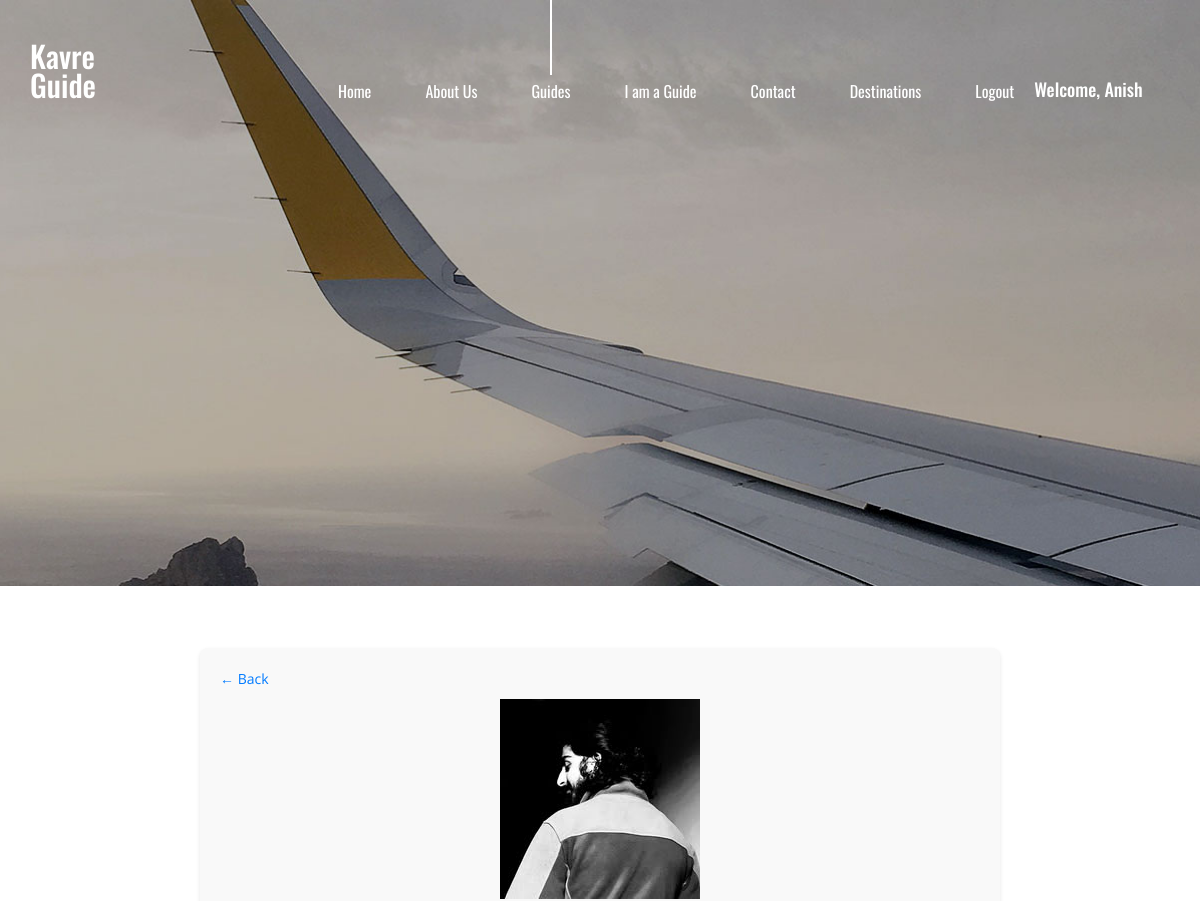
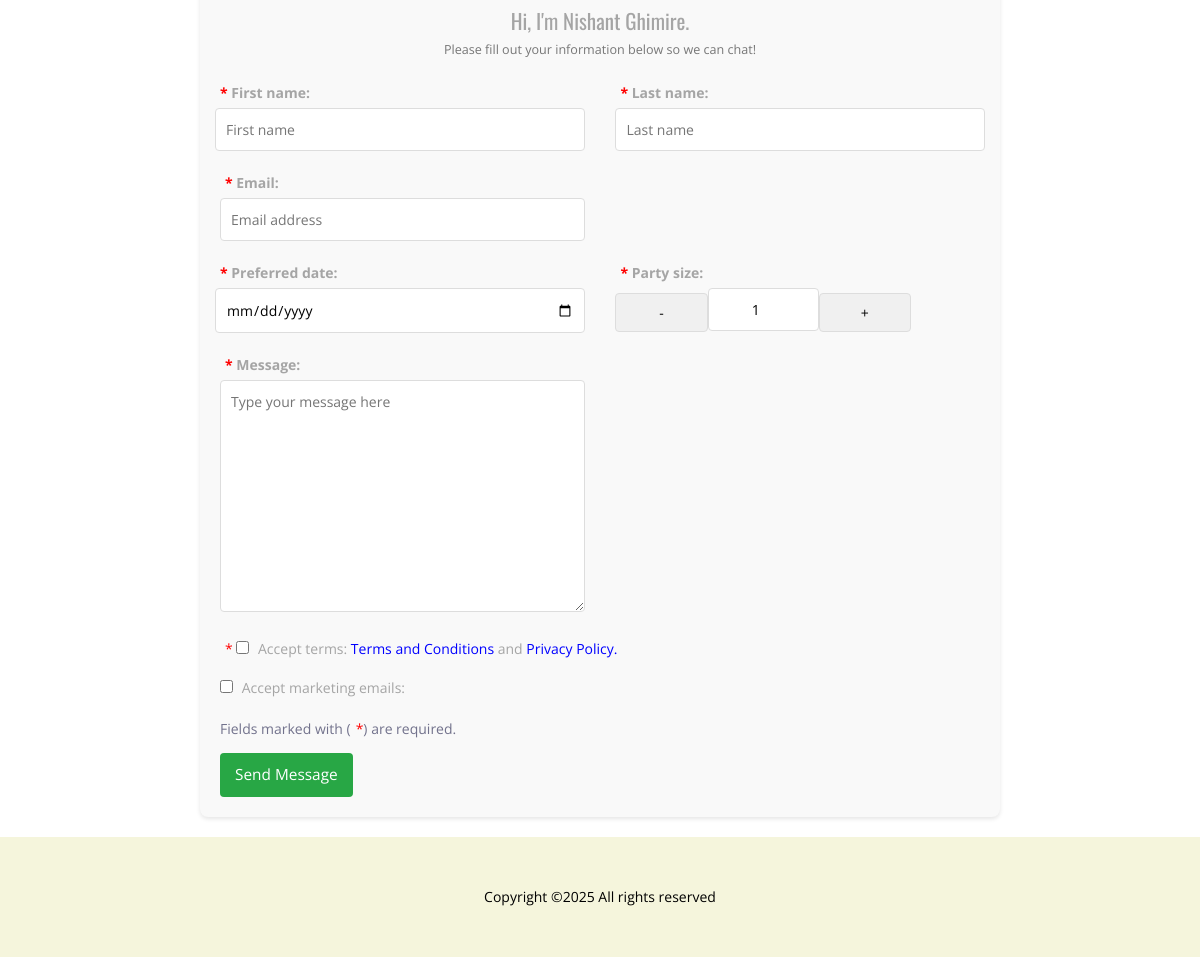
The page /accounts/contact_guide/1/ (signed in) on the database its author committed (2 pictures, top to bottom).
### travello/models.py (models this page shows, shortened)
class Guide(models.Model):
    CIVILITY_CHOICES = [
        ('Mr', 'Mr'),
        ('Mrs', 'Mrs'),
        ('Ms', 'Ms'),
    ]
    civility = models.CharField(max_length=10, choices=CIVILITY_CHOICES)
    first_name = models.CharField(max_length=50)
    last_name = models.CharField(max_length=50)
    email = models.EmailField()
    phone_number = models.CharField(max_length=15, blank=True, null=True)
    country = models.CharField(max_length=100)
    city_or_region = models.CharField(max_length=100)
    mother_tongue = models.CharField(max_length=50)
    tour_languages = models.TextField(help_text="Comma-separated list of languages")
    presentation = models.TextField()
    photo = models.ImageField(upload_to="pics/")
    certified_guide = models.BooleanField(default=False)
    guide_card = models.FileField(upload_to="pics/", blank=True, null=True)
    message = models.TextField(blank=True, null=True)
    created_at = models.DateTimeField(auto_now_add=True)
    price = models.DecimalField(max_digits=10, decimal_places=2, default=0.00)
    username = models.CharField(max_length=150, unique=True)
    password = models.CharField(max_length=128)  # Password field for hashing
    users = models.ManyToManyField('auth.User', blank=True, related_name='userss')

### accounts/views.py (the view)
# urls.py: path('contact_guide/<int:guide_id>/', views.contact_guide, name='contact_guide'),
@login_required
def contact_guide(request, guide_id):
    guide = get_object_or_404(Guide, pk=guide_id)
    if request.method == 'POST':
        form = BookingForm(request.POST)
        if form.is_valid():
            message_content = request.POST.get('message')
            booking = Booking(
                first_name=form.cleaned_data['first_name'],
                last_name=form.cleaned_data['last_name'],
                email=form.cleaned_data['email'],
                preferred_date=form.cleaned_data['preferred_date'],
                party_size=form.cleaned_data['party_size'],
                message=message_content,
                accept_terms=form.cleaned_data['accept_terms'],
                accept_marketing_emails=form.cleaned_data['accept_marketing_emails'],
                guide=guide,
                user=request.user
            )
            booking.save()
            try:
                 recipient_user = User.objects.get(username = guide.username)
            except User.DoesNotExist:
                messages.error(request, "The user associated with the guide does not exist")
                return redirect(reverse('index'))
            Message.objects.create(
                sender=request.user,
                recipient=recipient_user,  # Use the User instance of the guide
                content=message_content,
                booking=booking
            )
            message = "Thank you for contacting " + guide.first_name + " " + guide.last_name + ". We will reach out to you soon."
            messages.success(request, message)
            return redirect(reverse('index'))
    else:
        form = BookingForm()
    return render(request, 'message.html', {'form': form, 'guide':guide})

### accounts/forms.py
class BookingForm(forms.ModelForm):
    class Meta:
        accept_terms = forms.BooleanField(required=True)
        model = Booking
        fields = [
            'first_name',
            'last_name',
            'email',
            'preferred_date',
            'party_size',
            'message',
            'accept_terms',
            'accept_marketing_emails'
        ]
        widgets = {
            'first_name': forms.TextInput(attrs={'placeholder': 'First name'}),
            'last_name': forms.TextInput(attrs={'placeholder': 'Last name'}),
            'email': forms.TextInput(attrs={'placeholder': 'Email address'}),
            'preferred_date': forms.DateInput(attrs={'type': 'date'}),
            'party_size': forms.NumberInput(attrs={'class': 'party-size'}),
            'message': forms.Textarea(attrs={'placeholder': 'Type your message here'}),
        }

### templates/message.html (shortened to what this page needs)
{% load static %}
<!DOCTYPE html>
<html lang="en">
<head>
    <link rel="stylesheet" href="https://cdnjs.cloudflare.com/ajax/libs/font-awesome/6.0.0-beta3/css/all.min.css">
    <link rel="stylesheet" type="text/css" href="{% static 'styles/bootstrap4/bootstrap.min.css' %}">
    <link href="{% static 'plugins/font-awesome-4.7.0/css/font-awesome.min.css' %}" rel="stylesheet" type="text/css">
    <link rel="stylesheet" type="text/css" href="{% static 'plugins/OwlCarousel2-2.2.1/owl.carousel.css' %}">
    <link rel="stylesheet" type="text/css" href="{% static 'plugins/OwlCarousel2-2.2.1/owl.theme.default.css' %}">
    <link rel="stylesheet" type="text/css" href="{% static 'plugins/OwlCarousel2-2.2.1/animate.css' %}">
    <link rel="stylesheet" type="text/css" href="{% static 'styles/destinations.css' %}">
    <link rel="stylesheet" type="text/css" href="{% static 'styles/destinations_responsive.css' %}">
    <link href="https://cdn.jsdelivr.net/npm/fullcalendar@6.1.8/main.min.css" rel="stylesheet">
</head>
<body>
<div class="super_container">
    <header class="header">
        <div class="container">
            <div class="row">
                <div class="col">
                    <div class="header_content d-flex flex-row align-items-center justify-content-start">
                        <div class="header_content_inner d-flex flex-row align-items-end justify-content-start">
                            <div class="logo"><a href="{% url "index" %}">Kavre Guide</a></div>
                            <nav class="main_nav">
                                <ul class="d-flex flex-row align-items-start justify-content-start">
                                    <li><a href="{% url "index" %}">Home</a></li>
                                    <li><a href="{% url 'about' %}">About Us</a></li>
                                    <li class="active"><a href="{% url 'news' %}">Guides</a></li>
                                    <li><a href="{% url 'guide' %}">I am a Guide</a></li>
                                    <li><a href="{% url 'contact' %}">Contact</a></li>
                                    <li><a href="{% url 'destinations' %}">Destinations</a></li>
                                    {% if user.is_authenticated %}
                                        <li><a href="{% url 'logout' %}">Logout</a></li>
                                    {% else %}
                                        <li><a href="{% url 'register' %}">Register</a></li>
                                        <li><a href="{% url 'login' %}">Login</a></li>
                                    {% endif %}
                                </ul>
                            </nav>
                            <div class="header_phone ml-auto">
                                {% if user.is_authenticated %}
                                    Welcome, {{ user.first_name }}
                                {% endif %}
                            </div>
                        </div>
                    </div>
                </div>
            </div>
        </div>
    </header>
    <div class="home">
        <div class="background_image" style="background-image:url({% static 'images/destinations.jpg' %})"></div>
    </div>
    <br><br>
    <div class="message-container">
        <div class="back-button">
            <a href="{% url 'guide_details' guide_id=guide.id %}">← Back</a>
        </div>
        <div class="message-card">
            <div class="message-header">
              <img src="{{ guide.photo.url }}" alt="{{ guide.first_name }} {{ guide.last_name }}" class="profile-pic">
              <div class="header-text">
                  <h2>Hi, I'm {{ guide.first_name }} {{ guide.last_name }}.</h2>
                  <p>Please fill out your information below so we can chat!</p>
                </div>
            </div>
             <div class="form-container">
                <form method="post">
                  <div class="form-row">
                      <div class="form-group">
                          <label for="{{ form.first_name.id_for_label }}">
                             {% if form.first_name.field.required %}
                                  <span class="required-star">*</span>
                            {% endif %}
                             First name:
                          </label>
                           {{ form.first_name }}
                      </div>
                     <div class="form-group">
                         <label for="{{ form.last_name.id_for_label }}">
                             {% if form.last_name.field.required %}
                                 <span class="required-star">*</span>
                            {% endif %}
                                Last name:
                        </label>
                            {{ form.last_name }}
                       </div>
                   </div>
                    <div class="form-group">
                       <label for="{{ form.email.id_for_label }}">
                          {% if form.email.field.required %}
                             <span class="required-star">*</span>
                            {% endif %}
                            Email:
                        </label>
                         {{ form.email }}
                     </div>
                     <div class="form-row">
                       <div class="form-group">
                           <label for="{{ form.preferred_date.id_for_label }}">
                             <span class="required-star">*</span>
                                Preferred date:
                            </label>
                              {{ form.preferred_date }}
                        </div>
                        <div class="form-group">
                            <label for="{{ form.party_size.id_for_label }}">
                                {% if form.party_size.field.required %}
                                    <span class="required-star">*</span>
                                {% endif %}
                                Party size:
                            </label>
                            <div class="party-size-wrapper">
                                <button type="button" onclick="decrementPartySize()" class="party-size-btn">-</button>
                                {{ form.party_size }}
                                <button type="button" onclick="incrementPartySize()" class="party-size-btn">+</button>
                            </div>
                         </div>
                     </div>
                      <div class="form-group">
                         <label for="{{ form.message.id_for_label }}">
                             {% if form.message.field.required %}
                                 <span class="required-star">*</span>
                             {% endif %}
                            Message:
                       </label>
                            {{ form.message }}
                     </div>
                     <div class="checkbox-group">
                        <span class="required-star">*</span>
                         {{ form.accept_terms }}
                         {{ form.accept_terms.label_tag }}
                          <a href="#">Terms and Conditions</a> and <a href="#">Privacy Policy.</a>
                      </div>
                     <div class="checkbox-group">
                         {{ form.accept_marketing_emails }}
                         {{ form.accept_marketing_emails.label_tag }}
                      </div>
                    <p>Fields marked with (<span class="required-star">*</span>) are required.</p>
                  <button type="submit" class="send-message-btn">Send Message</button>
                </form>
            </div>
        </div>
    </div>
<div style="background-color: beige; height: 120px; color: black; display: flex; justify-content: center; align-items: center;" class="col text-center">
            Copyright ©<script>document.write(new Date().getFullYear());</script> All rights reserved
</div>
</body>
</html>

### static/styles/destinations.css (style rules this page uses)
* { margin: 0; padding: 0; -webkit-font-smoothing: antialiased; -webkit-text-shadow: rgba(0,0,0,.01) 0 0 1px; text-shadow: rgba(0,0,0,.01) 0 0 1px; }
body { font-family: 'Open Sans', sans-serif; font-size: 14px; font-weight: 400; background: #FFFFFF; color: #a5a5a5; }
div { display: block; position: relative; -webkit-box-sizing: border-box; -moz-box-sizing: border-box; box-sizing: border-box; }
ul { list-style: none; margin-bottom: 0px; }
p { font-family: 'Open Sans', sans-serif; font-size: 14px; line-height: 1.9285; font-weight: 400; color: #72728c; -webkit-font-smoothing: antialiased; -webkit-text-shadow: rgba(0,0,0,.01) 0 0 1px; text-shadow: rgba(0,0,0,.01) 0 0 1px; }
p:last-of-type { margin-bottom: 0; }
a, a:hover, a:visited, a:active, a:link { text-decoration: none; -webkit-font-smoothing: antialiased; -webkit-text-shadow: rgba(0,0,0,.01) 0 0 1px; text-shadow: rgba(0,0,0,.01) 0 0 1px; }
h2 { font-size: 48px; }
h1, h2, h3, h4, h5, h6 { font-family: 'Oswald', sans-serif; font-weight: 400; -webkit-font-smoothing: antialiased; -webkit-text-shadow: rgba(0,0,0,.01) 0 0 1px; text-shadow: rgba(0,0,0,.01) 0 0 1px; }
.super_container { width: 100%; overflow: hidden; }
.background_image { position: absolute; top: 0; left: 0; width: 100%; height: 100%; background-repeat: no-repeat; background-size: cover; background-position: center center; }
.header { position: fixed; top: 0; left: 0; width: 100%; z-index: 100; -webkit-transition: all 200ms ease; -moz-transition: all 200ms ease; -ms-transition: all 200ms ease; -o-transition: all 200ms ease; transition: all 200ms ease; }
.header_content { width: 100%; height: 148px; -webkit-transition: all 200ms ease; -moz-transition: all 200ms ease; -ms-transition: all 200ms ease; -o-transition: all 200ms ease; transition: all 200ms ease; }
.header_content_inner { width: 100%; }
.logo a { font-family: 'Oswald', sans-serif; font-size: 30px; font-weight: 500; color: #FFFFFF; line-height: 0.75; }
.main_nav { margin-left: 242px; }
.main_nav ul li { position: relative; }
.main_nav ul li::after { display: block; position: absolute; left: 50%; -webkit-transform: translateX(-50%); -moz-transform: translateX(-50%); -ms-transform: translateX(-50%); -o-transform: translateX(-50%); transform: translateX(-50%); top: -104px; width: 2px; height: 0px; background: #FFFFFF; content: ''; visibility: hidden; opacity: 0; -webkit-transition: all 200ms ease; -moz-transition: all 200ms ease; -ms-transition: all 200ms ease; -o-transition: all 200ms ease; transition: all 200ms ease; }
.main_nav ul li.active::after, .main_nav ul li:hover::after { height: 100px; visibility: visible; opacity: 1; }
.main_nav ul li:not(:last-child) { margin-right: 54px; }
.main_nav ul li a { font-family: 'Oswald', sans-serif; font-size: 16px; font-weight: 400; color: #FFFFFF; white-space: nowrap; }
.header_phone { margin-right: 60px; font-family: 'Oswald', sans-serif; font-size: 18px; font-weight: 500; color: #FFFFFF; }
.home { width: 100%; height: 586px; }

### rows shown on the page
Guide: photo (picture), first_name "Nishant", last_name "Ghimire"

### other values the page prints
{{ user.first_name }} "Anish"
